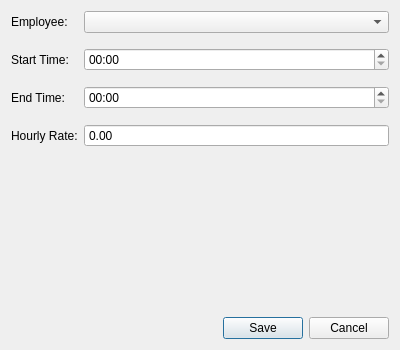
<?xml version="1.0" encoding="UTF-8"?>
<ui version="4.0">
 <class>CreateShiftDialog</class>
 <widget class="QDialog" name="CreateShiftDialog">
  <property name="geometry">
   <rect>
    <x>0</x>
    <y>0</y>
    <width>400</width>
    <height>350</height>
   </rect>
  </property>
  <property name="windowTitle">
   <string>Shift Details</string>
  </property>
  <property name="windowFlags">
   <set>Qt::Dialog|Qt::WindowCloseButtonHint</set>
  </property>
  <layout class="QVBoxLayout" name="verticalLayout">
   <item>
    <layout class="QFormLayout" name="formLayout">
     <property name="verticalSpacing">
      <number>15</number>
     </property>
     <item row="0" column="0">
      <widget class="QLabel" name="label_employee">
       <property name="text">
        <string>Employee:</string>
       </property>
      </widget>
     </item>
     <item row="0" column="1">
      <widget class="QComboBox" name="combo_employee"/>
     </item>
     <item row="1" column="0">
      <widget class="QLabel" name="label_start">
       <property name="text">
        <string>Start Time:</string>
       </property>
      </widget>
     </item>
     <item row="1" column="1">
      <widget class="QTimeEdit" name="time_start">
       <property name="displayFormat">
        <string>HH:mm</string>
       </property>
      </widget>
     </item>
     <item row="2" column="0">
      <widget class="QLabel" name="label_end">
       <property name="text">
        <string>End Time:</string>
       </property>
      </widget>
     </item>
     <item row="2" column="1">
      <widget class="QTimeEdit" name="time_end">
       <property name="displayFormat">
        <string>HH:mm</string>
       </property>
      </widget>
     </item>
     <item row="3" column="0">
      <widget class="QLabel" name="label_rate">
       <property name="text">
        <string>Hourly Rate:</string>
       </property>
      </widget>
     </item>
     <item row="3" column="1">
      <widget class="QDoubleSpinBox" name="spin_rate">
       <property name="maximum">
        <double>1000.00</double>
       </property>
       <property name="buttonSymbols">
        <enum>QAbstractSpinBox::NoButtons</enum>
       </property>
      </widget>
     </item>
    </layout>
   </item>
   <item>
    <widget class="QDialogButtonBox" name="buttonBox">
     <property name="orientation">
      <enum>Qt::Horizontal</enum>
     </property>
     <property name="standardButtons">
      <set>QDialogButtonBox::Cancel|QDialogButtonBox::Save</set>
     </property>
    </widget>
   </item>
  </layout>
 </widget>
 <resources/>
 <connections>
  <connection>
   <sender>buttonBox</sender>
   <signal>accepted()</signal>
   <receiver>CreateShiftDialog</receiver>
   <slot>accept()</slot>
  </connection>
  <connection>
   <sender>buttonBox</sender>
   <signal>rejected()</signal>
   <receiver>CreateShiftDialog</receiver>
   <slot>reject()</slot>
  </connection>
 </connections>
</ui>
